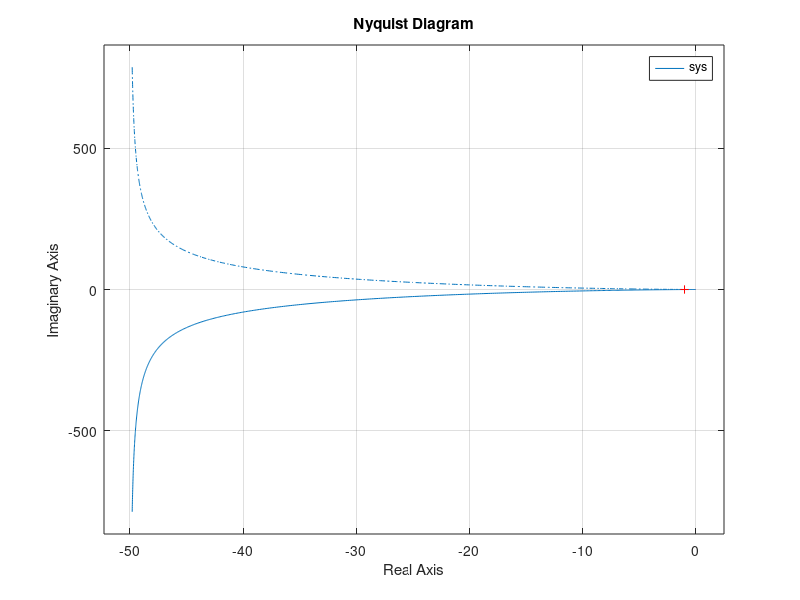

The MATLAB script that drew this image: (Note: this script raises an error after producing the figure.)
%% Exemple 1
kp=10;numHn=[kp*2.5];denHn=[2 1 0];
sys=tf(numHn,denHn);
figure(1);nyquist(sys)
[Mg,Mp,wg,wp] = margin(sys)
MgdB=20*log10(Mg)


%% exemple 1
numHr=[0.25 1 0.25];denHr=[0 1 0];
numHs=[1.2];denHs=[1 0.2 1];
[numHn,denHn]=series(numHr,denHr,numHs,denHs);
sys=tf(numHn,denHn);
nyquist(sys);
[Mg,Mp,wg,wp] = margin(sys)
MgdB=20*log10(Mg)
%% sys=tf(num,den);FT 1er ordre (constante de temps)
den=[1 1];num=[1];

figure(1);bode(sys,{0.01,100});
figure(2);nyquist(sys,{0.001,10000})
[Mg,Mp,wg,wp] = margin(sys);
MgdB=20*log10(Mg);
% Mg est la marge de gain, en échelle linéaire (en dB:20*Log(Mg))
% wg est la pulsation correspondant au point d'intersection du D.N. avec l'axe réel (voir le cours)
% Mp est la marge de phase, en degrés
% wp est la pulsation correspondant au point d'intersection du D.N. avec le cercle unité (voir le cours) 